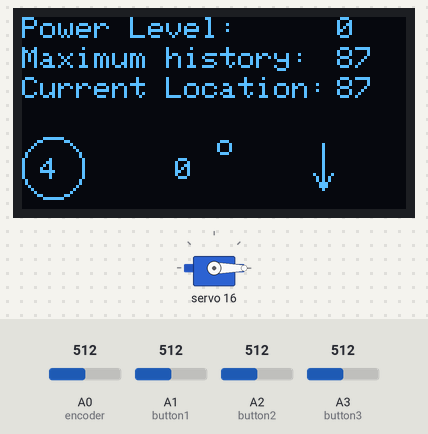
The sketch below on a simulated Arduino Uno, built with avr-gcc and run on an emulated ATmega328P. Shown: 128×64 one-colour display, servo. The test bench sets the inputs (shaded band); at power-on: A0 (encoder) = 512, A1 (button1) = 512, A2 (button2) = 512, A3 (button3) = 512.

Above: at 1.2 s.
1.3 s: A0 (encoder) set to 530
At 2.4 s:
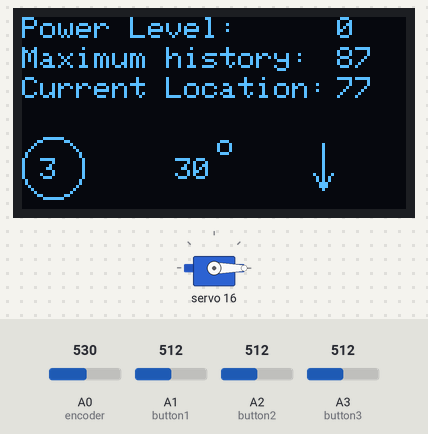
3.0 s: A0 (encoder) set to 705
At 3.6 s:
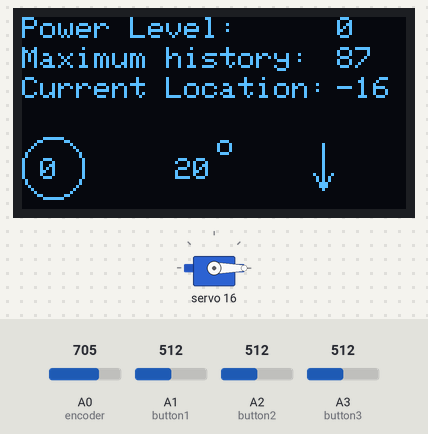
4.6 s: A0 (encoder) set to 728
At 6.0 s:
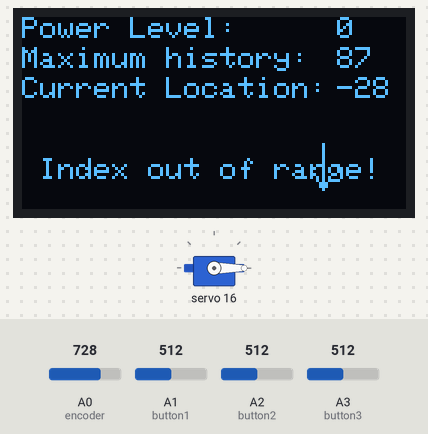
6.3 s: A1 (button1) set to 985
7.8 s: A1 (button1) set to 1016
At 8.2 s:
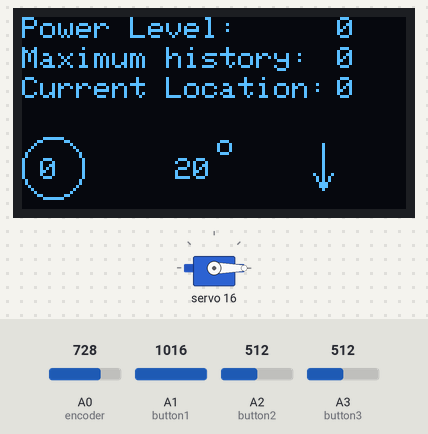
9.4 s: A2 (button2) set to 1009
At 10.3 s:
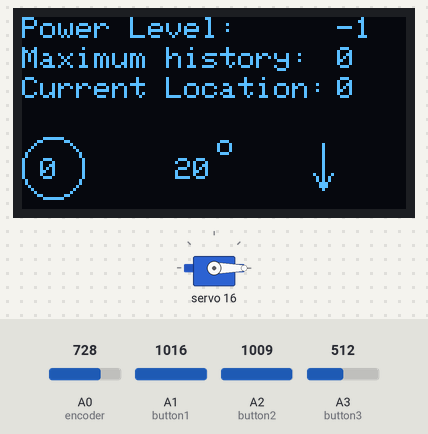
Timing chart, 0 to 11.9 s (numbered marks = the images above; inputs shaded):
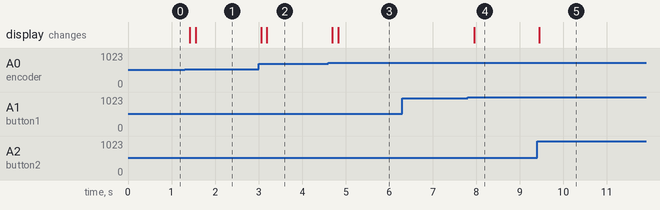

Measured:
- the behaviour switches between 512 and 513 on A0 (encoder) (found by bisection; images 0 and 1)
- the behaviour switches between 711 and 712 on A0 (encoder) (found by bisection; images 2 and 3)
- the behaviour switches between 999 and 1000 on A1 (button1) (found by bisection; images 3 and 4)
- after the input at 1.3 s, the display: first changes after 0.12 s (image 1 shows a later state)
- after the input at 3.0 s, the display: first changes after 0.06 s (image 2 shows a later state)
- after the input at 4.6 s, the display: first changes after 0.09 s (image 3 shows a later state)
- after the input at 6.3 s, every drawn part: stays the same
- after the input at 7.8 s, the display: changes after 0.15 s (image 4)
- after the input at 9.4 s, the display: changes after 0.05 s (image 5)

The sketch:

UI_LCD.ino
```cpp
#include <Arduino.h>
#include <U8g2lib.h>
#include <AS5600.h>


#include <SPI.h>
#include <Wire.h>
#include <Adafruit_GFX.h>
#include <Adafruit_SSD1306.h>
#include <Adafruit_PWMServoDriver.h>
#define FREQUENCY             50
Adafruit_PWMServoDriver pwm = Adafruit_PWMServoDriver(0x41);
uint8_t servonum = 0;

#define SCREEN_WIDTH 128 // OLED display width, in pixels
#define SCREEN_HEIGHT 64 // OLED display height, in pixels

#define OLED_RESET     -1 // Reset pin # (or -1 if sharing Arduino reset pin)
Adafruit_SSD1306 display(SCREEN_WIDTH, SCREEN_HEIGHT, &Wire, OLED_RESET);

//U8G2_SSD1306_128X64_NONAME_F_HW_I2C u8g2(U8G2_R0, /* clock=*/ SCL, /* data=*/ SDA, /* reset=*/ U8X8_PIN_NONE);  // High speed I2C
AS5600 encoder;

//U8G2_SSD1306_128X64_NONAME_F_SW_I2C u8g2(U8G2_R0, /* clock=*/ 24, /* data=*/ 23, /* reset=*/ U8X8_PIN_NONE);    //Low spped I2C
int location = 0;
float angle1 = 0;
int max_p = 0;
int planed[] = {20, 10, -10, 30, 0, 60, 6, -50, 20 ,10};
bool b1 = true;
bool b2 = true;
bool b3 = true;
int count = 0;

void setup(void) {
  //u8g2.begin();
  Serial.begin(115200);
  pinMode(A0, INPUT);//encoder
  pinMode(A1, INPUT);//button1
  pinMode(A2, INPUT);//button2
  pinMode(A3, INPUT);//button3
  if(!display.begin(SSD1306_SWITCHCAPVCC, 0x3C)) {
    Serial.println(F("SSD1306 allocation failed"));
    for(;;); // Don't proceed, loop forever
  }
  pwm.begin();
  pwm.setPWMFreq(FREQUENCY);  // Analog servos run at ~60 Hz updates
  //GPO to +
 // DIR tp -
 // angle1 = analogRead(A0)/675.2*360;
}

void loop(void) {
  int sensorValue3 = analogRead(A1);
  int sensorValue2 = analogRead(A2);
  int sensorValue1 = analogRead(A3);
  //Serial.println(sensorValue3 );
  if (sensorValue1>999){
    if (b1){
      count=count+1;
    }
    b1=false;
  }
  else{
    b1=true;
  }
  if (sensorValue2>999){
    if (b2){
      count=count-1;
    }
    b2=false;
  }
  else{
    b2=true;
  }
  if (sensorValue3>999){
    if (b3){
      location=0;
      max_p=0;
    }
    b3=false;
  }
  else{
    b3=true;
  }
  //float angle1 = analogRead(A0)/675.2*360; // convert voltage readout to angle
  //delay(100);


  float angle2 = analogRead(A0)/675.2*360;
  //Serial.println(angle2);
  float diff = angle2-angle1;
  if (angle2-angle1 > 180){
    diff = -(360-angle2+angle1);
  }
  if (angle1-angle2>180){
    diff = (360-angle1+angle2);
  }
  angle1 = angle2;


  location = location - diff;
  //location = location + diff;
  // record max position
  if (location > max_p){
    max_p = location;
  }

  display.clearDisplay();
  //testdrawcircle();
  display.setTextSize(1);
  display.setTextColor(WHITE);
  display.setCursor(0,0);
  //display.print("Current Location: ");
  display.print("Power Level: ");
  display.setCursor(105,0);
  display.print(count);
  display.setCursor(0,10);
  display.print("Maximum history: ");
  display.setCursor(105,10);
  display.print(max_p);
  display.setCursor(0,20);
  display.print("Current Location: ");
  display.setCursor(105,20);
  display.print(location);
  //display.setCursor(0,40);
  //display.print(angle1);
  //display.setCursor(40,40);
  //display.print(angle2);

  int sec = floor(location/20);
  if (sec < 10 && sec >= 0 ){
    display.drawCircle(10, 50, 10, WHITE);
    display.setCursor(6,47);
    display.print(sec);
    display.setCursor(51,47);
    display.print(planed[sec]);
    display.drawCircle(67, 43, 2, WHITE);
  }
  else{
  display.setCursor(6,47);
  display.print("Index out of range!");
  }

  if (diff<1){
    display.drawLine(100, 57, 100, 42, WHITE);
    display.drawLine(100, 57, 103, 52, WHITE);
    display.drawLine(100, 57, 97, 52, WHITE);
  }
  else if (diff>1) {
    display.drawLine(100, 57, 100, 42, WHITE);
    display.drawLine(97, 48, 100, 42, WHITE);
    display.drawLine(103, 48, 100, 42, WHITE);
  }
  else{
    display.drawLine(95, 50, 85, 50, WHITE);
  }

  display.display();
  int i = 2.5+count/10;
  pwm.setPWM(0, 0, i); //0-4
  delay(100);

}
```
